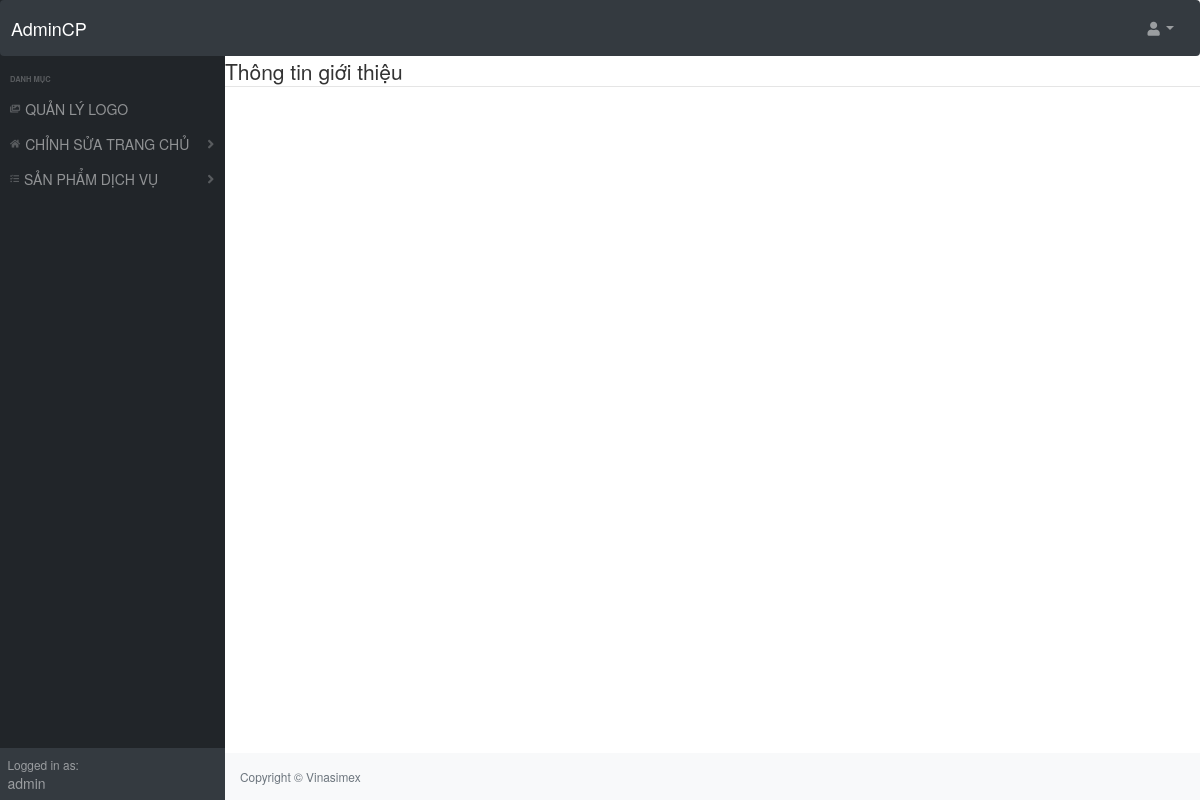
Before: /admincp/index.php?action=quanlygt&query=lietke&loai=2 (signed in) with the older database file.
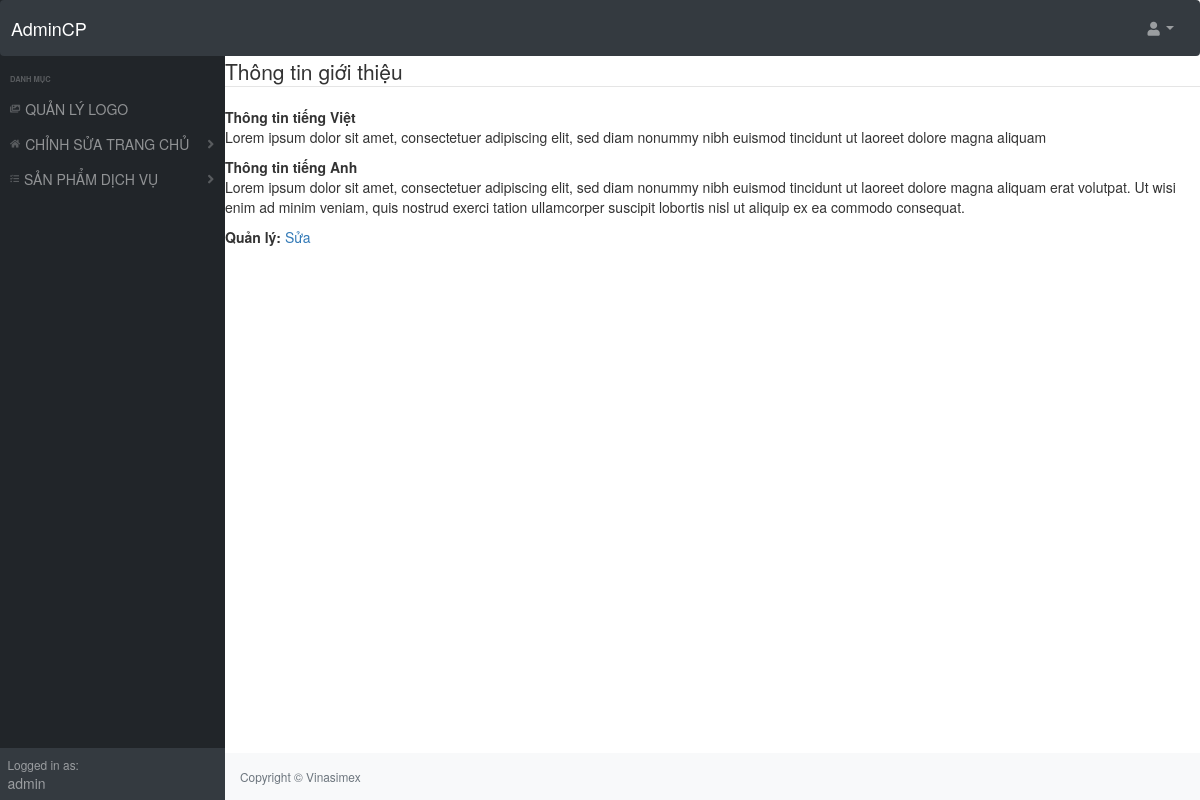
After: the same page with the newer database file.
### tables this page shows
CREATE TABLE `noidung` (
  `id` int(11) NOT NULL,
  `loaind` varchar(50) NOT NULL,
  `chitiet_vi` text NOT NULL,
  `chitiet_en` text NOT NULL
);

### admincp/modules/quanlygt/lietke.php (the view, shortened to what this page needs)
<?php
  $loai = $_GET['loai'];
  if($loai == 'gioithieu'){
    $sql_lietke_gt = "SELECT * FROM noidung WHERE loaind = 'gioithieu' ORDER BY id ";
	  $query_lietke_gt= mysqli_query($mysqli,$sql_lietke_gt);
  }else{
    $sql_lietke_gt = "SELECT * FROM noidung WHERE loaind = 'gioithieuct' ORDER BY id ";
	  $query_lietke_gt= mysqli_query($mysqli,$sql_lietke_gt);
  }
?>
<fieldset>
  <legend>Thông tin giới thiệu </legend>
  <?php
  while($row = mysqli_fetch_array($query_lietke_gt)){
  ?>
    <div>
      <b>Thông tin tiếng Việt </b><p><?php echo $row['chitiet_vi'] ?></p>
    </div>
    <div>
      <b>Thông tin tiếng Anh </b><p><?php echo $row['chitiet_en'] ?></p>
    </div>
    <div>
      <b>Quản lý: </b><a href="?action=quanlygt&query=sua&id=<?php echo $row['id'] ?>&loai=<?php echo $row['loaind'] ?>">Sửa</a>
    </div>
  <?php
  }
  ?>
</fieldset>

Changed rows visible on the page:
added noidung: chitiet_vi "Lorem ipsum dolor sit amet, consectetuer adipiscing elit, sed diam nonummy nibh euismod tincidunt ut laoreet dolore magna aliquam", chitiet_en "Lorem ipsum dolor sit amet, consectetuer adipiscing elit, sed diam nonummy nibh euismod tincidunt ut laoreet dolore magna aliquam erat volutpat. Ut wisi enim ad minim veniam, quis nostrud exerci tation ullamcorper suscipit lobortis nisl ut aliquip ex ea commodo consequat."
